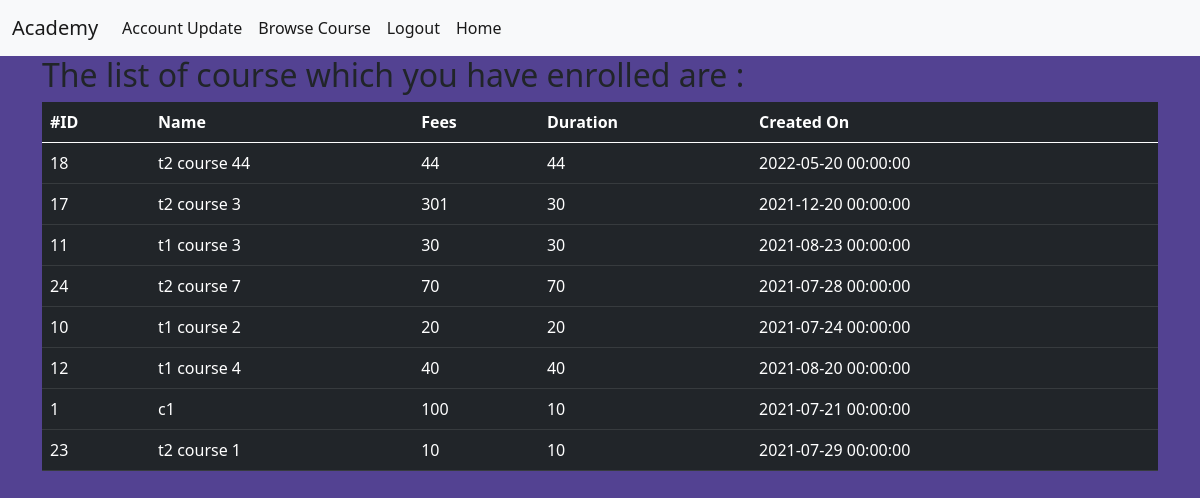
The app's page /view_enrolled_course (signed in) with its own data.
### project/models.py (models this page shows, shortened)
class Course(db.Model):
    __tablename__ = 'course'
    course_id = db.Column(db.Integer, primary_key=True)
    course_name = db.Column(db.String(100))
    course_instructor = db.Column(db.String(50), db.ForeignKey('user.id'), nullable=False)
    course_fee = db.Column(db.Integer)
    course_created = db.Column(db.DateTime, nullable=False, default=datetime.utcnow)
    course_duration = db.Column(db.Integer, nullable=False)
    course_student = db.relationship('Student', backref='s_course', lazy='select')
    def __repr__(self):
        return f"The course name is {self.course_name}, instructor name is {self.course_instructor}, " \
               f"fee is {self.course_fee}, created on {self.course_created}, duration is {self.course_duration}"

### project/student/view.py (the view)
@student_blueprint.route('/view_enrolled_course')
@login_required
def view_enrolled_course():
    print("Inside View Enrolled Course")
    course_name= []
    course_id= []
    course_fees= []
    course_duration =[]
    course_created_on = []
    all_course = Student.query.filter_by(user_id=current_user.id).all()  # gets the details on student id
    print(all_course)
    for item in all_course:  # iterates over all item to get the each course details
        print(str(item.s_course))
        course_name.append(item.s_course.course_name)
        course_id.append(item.s_course.course_id)
        course_fees.append(item.s_course.course_fee)
        course_duration.append(item.s_course.course_duration)
        course_created_on.append(item.s_course.course_created)
    print(course_name)
    print(course_id)
    print(course_duration)
    return render_template('view_enrolled_course.html', length=len(course_id),course_name=course_name,
                           course_id=course_id, course_duration=course_duration, course_fees=course_fees,
                           course_created_on=course_created_on)

### project/models.py (called while the page is built)
@login_manager.user_loader
def load_user(user_id):
    return User.query.get(user_id)

    def __repr__(self):
        return f"The user is {self.user_id}, course_id is {self.s_course_id} and date enrolled is {self.date_enrolled}"

### project/student/templates/student/view_enrolled_course.html (shortened to what this page needs)
<!DOCTYPE html>
{% extends "base.html" %}
  {% block content %}
    <div class="container">
      <h2> The list of course which you have enrolled are : </h2>
        <table class="table table-dark table-hover">
        <thead>
        <tr>
            <th scope="col">#ID</th>
            <th scope="col">Name</th>
            <th scope="col">Fees</th>
            <th scope="col">Duration</th>
            <th scope="col">Created On</th>
        </tr>
        </thead>
        <tbody>
        {% for item in range(0,length) %}
        <tr>
            <td scope="row">{{ course_id[item] }}</td>
            <td>{{ course_name[item] }}</td>
            <td>{{ course_fees[item] }}</td>
            <td>{{ course_duration[item] }}</td>
            <td>{{ course_created_on[item] }}</td>
        </tr>
        {% endfor %}
        </tbody>
    </table>
    </div>
  {% endblock %}

### project/templates/base.html (shortened to what this page needs)
<!DOCTYPE html>
<html lang="en">
<head>
    <link href="https://cdn.jsdelivr.net/npm/bootstrap@5.0.2/dist/css/bootstrap.min.css" rel="stylesheet"
>
    <link rel="stylesheet" type="text/css" href="{{ url_for('static',filename='styles/mainpage.css') }}">
</head>
<body>
<nav class="navbar navbar-expand-lg navbar-light bg-light">
    <div class="container-fluid">
        <a class="navbar-brand" href="{{ url_for('index') }}">Academy</a>
        <div class="collapse navbar-collapse" id="navbarSupportedContent">
            <ul class="navbar-nav me-auto mb-2 mb-lg-0">
                {% if current_user.is_authenticated %}
                <li class="nav-item">
                    <a class="nav-link active" aria-current="page" href="{{ url_for('user.update') }}">Account Update</a>
                </li>
                <li class="nav-item">
                    <a class="nav-link active" aria-current="page" href="#">Browse Course</a>
                </li>
                 <li class="nav-item">
                    <a class="nav-link active" aria-current="page" href="{{ url_for('user.logout') }}">Logout</a>
                </li>
                <li class="nav-item">
                    <a class="nav-link active" aria-current="page" href="{{ url_for('user.welcome') }}">Home</a>
                </li>
                {% endif %}
            </ul>
        </div>
    </div>
</nav>
{% block content %}
{% endblock %}
</body>
</html>

### project/static/styles/mainpage.css (style rules this page uses)
body { background-color: #534292; }

### records on screen
Course: course_id "18", course_name "t2 course 44", course_fees "44", course_duration "44", course_created "2022-05-20 00:00:00"
Course: course_name "t2 course 3", course_fee "301" "20", course_created "2021-12-20 00:00:00"
Course: course_id "11", course_name "t1 course 3", course_fees "30", course_duration "30", course_created "2021-08-23 00:00:00"
Course: course_id "24", course_name "t2 course 7", course_fees "70", course_duration "70", course_created "2021-07-28 00:00:00"
Course: course_name "t1 course 2", course_created "2021-07-24 00:00:00"
Course: course_id "12", course_name "t1 course 4", course_fees "40", course_duration "40", course_created "2021-08-20 00:00:00"
Course: course_id "1", course_name "c1", course_fee "100", course_duration "10", course_created "2021-07-21 00:00:00"
Course: course_id "23", course_name "t2 course 1", course_fees "10", course_duration "10", course_created "2021-07-29 00:00:00"

### other values on screen
{{ course_id[item] }} "17" "10"
{{ course_duration[item] }} "30" "20"
